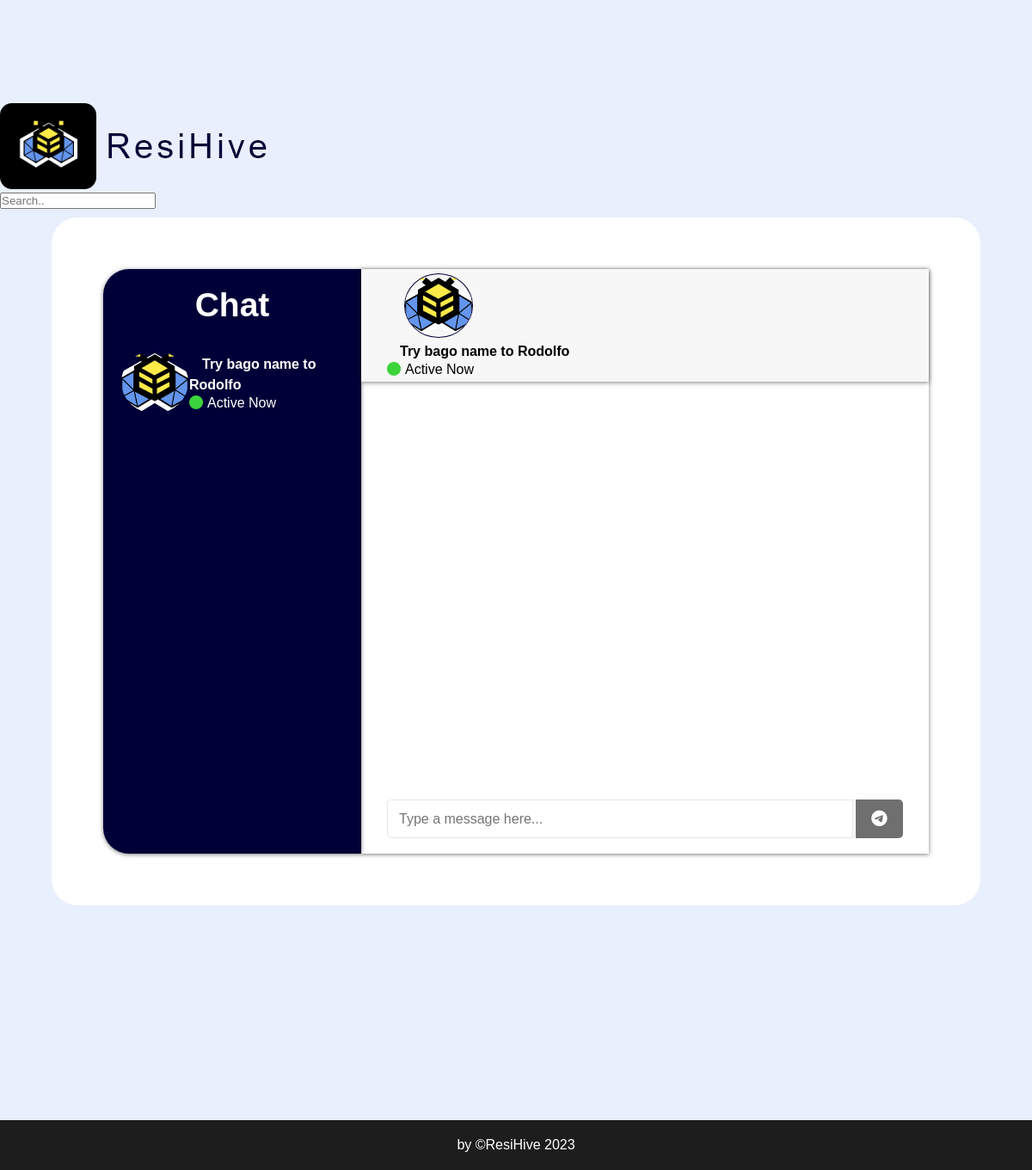
/data_page/Landowners_Dashboard_3.php?userid=27 (signed in), run on the app's committed database.
### tables this page shows
CREATE TABLE `rental_options` (
  `id` int(11) NOT NULL,
  `house_id` int(11) DEFAULT NULL,
  `owner_user_id` int(11) DEFAULT NULL,
  `renter_user_id` int(11) DEFAULT NULL,
  `renter_first_name` varchar(255) DEFAULT NULL,
  `renter_last_name` varchar(255) DEFAULT NULL,
  `status` varchar(255) DEFAULT NULL,
  `date` timestamp NOT NULL DEFAULT current_timestamp() ON UPDATE current_timestamp()
);

CREATE TABLE `tbl_renters_account` (
  `userid` int(10) NOT NULL,
  `email` varchar(255) DEFAULT NULL,
  `password` varchar(255) DEFAULT NULL,
  `f_name` varchar(255) DEFAULT NULL,
  `m_name` varchar(255) DEFAULT NULL,
  `s_name` varchar(255) DEFAULT NULL,
  `age` varchar(11) DEFAULT NULL,
  `num` varchar(20) DEFAULT NULL,
  `birthdate` date DEFAULT NULL,
  `birthplace` varchar(255) DEFAULT NULL,
  `citizenship` varchar(20) DEFAULT NULL,
  `civil_status` varchar(20) DEFAULT NULL,
  `gender` varchar(20) DEFAULT NULL,
  `education_status` varchar(255) DEFAULT NULL,
  `status` varchar(10) DEFAULT NULL,
  `social_media_link` varchar(200) DEFAULT NULL,
  `profile_img` varchar(255) DEFAULT NULL,
  `otp` int(6) DEFAULT NULL,
  `is_expired` int(11) DEFAULT 0,
  `otp_timestamp` timestamp NOT NULL DEFAULT current_timestamp(),
  `LO_Registered` varchar(255) DEFAULT NULL,
  `date_created` timestamp NOT NULL DEFAULT current_timestamp(),
  `date_updated` timestamp NOT NULL DEFAULT current_timestamp() ON UPDATE current_timestamp()
);

### data_page/landowners_dashboard_3.php (the view, shortened to what this page needs)
<?php
require_once '../database/database.php';
$userid = isset($_GET['userid']) ? $_GET['userid'] : null;
$sql = mysqli_query($conn, "SELECT ra.f_name, ra.s_name
                            FROM tbl_renters_account ra
                            WHERE ra.userid = $userid");
if (mysqli_num_rows($sql) > 0) {
    $row = mysqli_fetch_assoc($sql);
} else {
    $row = array();
}
?>
<!DOCTYPE html>
<html lang="en">
<head>
    <link rel="stylesheet" type="text/css" href="..\data_style\styles-renters.css">
</head>
    <body>
        <div class="navbar_container" id="navbar">
            <div class="sea_container">
                <div>
                <a href="..\data_page\ResiHive.php"><img src="..\data_image\LOGO.png" class="logo" alt="logo"></a>
                </div>
                <div class="search_container">
                <form action="/action_page.php">
                  <input type="text" placeholder="Search.." name="search">
                </form>
                </div>
            </div>
        </div>
        <section class="main">
            <div class="wrapper" id="container">
                <header>
                    <div class="title">
                        <h1>Chat</h1>
                    </div>
                    <div class="content">
                    <?php
                    include_once "../database/database.php";
                    $userid = isset($_GET['userid']) ? $_GET['userid'] : null;
                    $sql = mysqli_query($conn, "SELECT ro.renter_user_id, ra.f_name, ra.s_name
                                                FROM rental_options ro
                                                JOIN tbl_renters_account ra ON ro.renter_user_id = ra.userid
                                                WHERE ro.renter_user_id = $userid");
                    if (mysqli_num_rows($sql) > 0) {
                        $row = mysqli_fetch_assoc($sql);
                    } else {
                        $row = array();
                    }
                    ?>
                        <img src="..\data_image\favicon.png" alt="logo">
                        <div class="details">
                            <?php if (!empty($row)): ?>
                                <span><a><?php echo $row['f_name']. " " . $row['s_name'] ?></a></span>
                                <div class="active_user">
                                    <div class="status-dot"><i class="fa-solid fa-circle"></i></div>
                                    <p style="color:white"> Active Now</p>
                                </div>
                            <?php else: ?>
                                <p style="color:white">No Landowner</p>
                            <?php endif; ?>
                        </div>
                        </div>
                    </header>
                    <section class="chatBox">
                        <div class="content">
                            <div class="user-details">
                            <?php
                            include_once "../database/database.php";
                            $userid = isset($_GET['userid']) ? $_GET['userid'] : null;
                            $sql = mysqli_query($conn, "SELECT ro.renter_user_id, ra.f_name, ra.s_name
                                                        FROM rental_options ro
                                                        JOIN tbl_renters_account ra ON ro.renter_user_id = ra.userid
                                                        WHERE ro.renter_user_id = $userid");
                            if (mysqli_num_rows($sql) > 0) {
                                $row = mysqli_fetch_assoc($sql);
                            } else {
                                $row = array();
                            }
                            ?>
                            <?php if (!empty($row) && array_key_exists('f_name', $row)): ?>
                                <img src="..\data_image\favicon.png" alt="logo">
                                <div class="details">
                                    <span><a style="color:black"><?php echo $row['f_name']. " " . $row['s_name'] ?></a></span>
                                    <div class="active_user">
                                        <div class="status-dot"><i class="fa-solid fa-circle"></i></div>
                                        <p style="color:black"> Active Now</p>
                                    </div>
                                </div>
                            <?php else: ?>
                                <p>No user found</p>
                            <?php endif; ?>
                            </div>
                        </div>
                        <div class="chat-cont outgoing details" id="loadchat">
                        </div>
                        <div class="typing-area">
                            <input type="text" name="chatmsg" id="chatmsg" class="input-field" placeholder="Type a message here..." autocomplete="off">
                            <button type="button" id="btnSend" title="Send Message"><i class="fab fa-telegram-plane"></i></button>
                        </div>
                        </div>
                    </section>
        <footer>
        <div class="watermark">
                <p>by &copy;ResiHive 2023</p>
            </div>
        </footer>
    </body>
</html>

### data_style/styles-renters.css (style rules this page uses)
* { box-sizing: border-box; margin: 0; padding: 0; font-family: Arial, Helvetica, sans-serif; max-width: 100%; text-decoration: none; list-style: none; transition: all 0.5s ease-in-out; }
body { padding: 120px 0 0 0; display: flex; flex-direction: column; margin: 0; background: #e8effd; overflow-x: hidden; min-height: 100vh; }
section { flex: 1; }
footer { width: 100vw; background-color: #1d1d1d; color: white; padding: 20px; text-align: center; position: relative; margin-top: 200px; bottom: 0; }
.wrapper { top: 50px; position: relative; display: flex; flex-direction: row; margin: auto; margin-top: -40px; margin-bottom: 100px; padding: 60px; background: white 0% 0% no-repeat padding-box; border-radius: 30px; width: 90vw; height: 100vh; z-index: 1; font-weight: 600; }
header { width: 25vw; height: 100%; align-items: center; padding: 20px 20px; background: #000038; border-radius: 30px 0 0 30px; box-shadow: 0px 1px 5px rgba(0, 0, 0, 0.5); }
.title { margin-bottom: 30px; font-size: 26px; color: white; text-align: center; }
.wrapper img { object-fit: cover; border: 1px solid #000038; border-radius: 50%; }
:is(.wrapper, .users-list) .content { display: flex; align-items: center; }
.content img { width: 80px; height: 75px; }
:is(.wrapper, .users-list) .details a { margin: 15px; line-height: 1.5; color: rgb(255, 255, 255); }
:is(.wrapper, .users-list) .details p { font-size: 16px; font-weight: normal; }
.active_user .status-dot { color: rgb(60, 212, 60); margin-right: 5px; }
.active_user { display: flex; }
.chatBox { padding: 0; display: flex; flex-direction: column; width: 100%; height: 100%; box-shadow: 0px 1px 5px rgba(0, 0, 0, 0.5); }
.chatBox .content { padding: 5px 30px; background-color: rgb(247, 247, 247); display: flex; align-items: center; box-shadow: 0px 1px 5px rgba(0, 0, 0, 0.5); }
.chatBox .content .details { align-items: center; }
.chatBox .content img { margin-left: 20px; }
.chat-cont { display: flex; height: 500px; padding: 10px 30px 20px 30px; overflow-y: auto; gap: 20px; flex-direction: column; }
.typing-area { padding: 18px 30px; display: flex; justify-content: space-between; }
.typing-area input { height: 45px; width: calc(100% - 58px); font-size: 16px; padding: 0 13px; border: 1px solid #e6e6e6; outline: none; border-radius: 5px 0 0 5px; }
.typing-area button { color: #fff; width: 55px; border: none; outline: none; background: #333; font-size: 19px; cursor: pointer; opacity: 0.7; border-radius: 0 5px 5px 0; transition: all 0.3s ease; }

### data on the page
rental_options: tbl_renters_account.f_name "Try bago name to", tbl_renters_account.s_name "Rodolfo"
